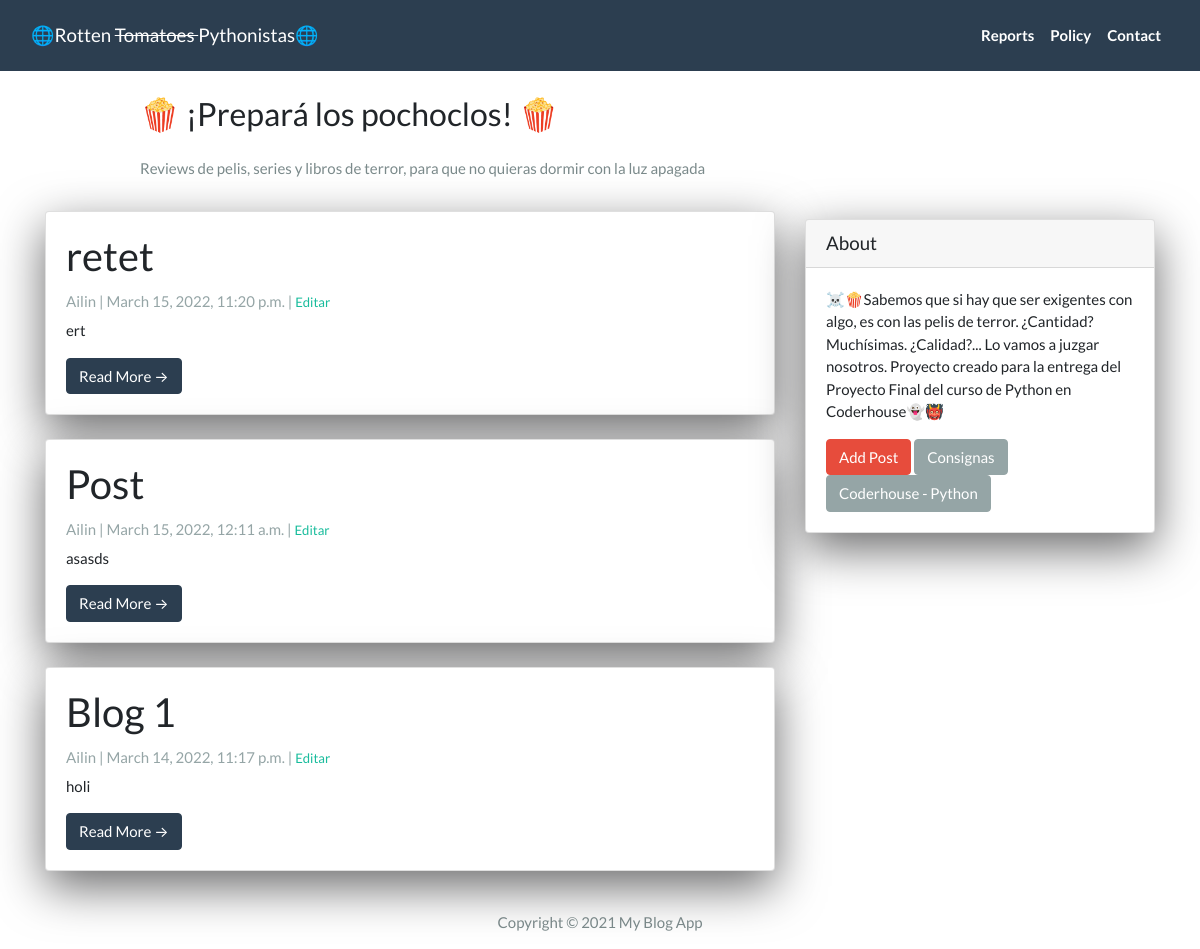
Before: / with the older database file.
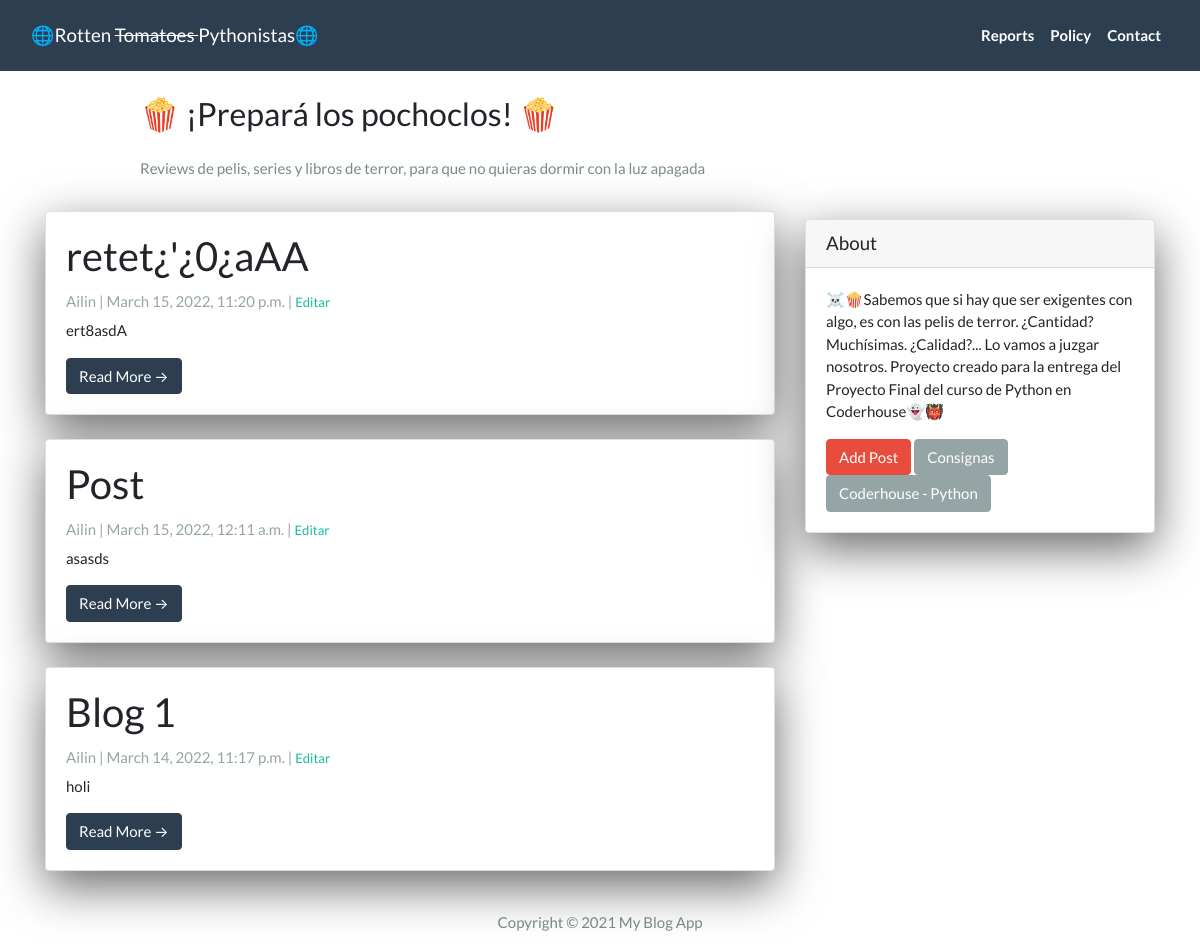
After: the same page with the newer database file.
### App/models.py (models this page shows, shortened)
class Post(models.Model):
  title = models.CharField(max_length = 200, unique = True)
  slug = models.SlugField(max_length = 200, unique = True)
  author = models.ForeignKey(User, on_delete = models.CASCADE, related_name='blog_posts') #para que si se elimina un autor, elimine todos los posts del autor
  created_on = models.DateTimeField(auto_now_add = True) #día actual
  updated_on = models.DateTimeField(auto_now = True) #el día que se modificó
  content = models.TextField()
  status = models.IntegerField(choices = STATUS, default = 0)
  class Meta:
    ordering = ['-created_on']

### App/views.py (the view)
# urls.py: path('', views.PostList.as_view(), name='home'),
class PostList(generic.ListView):
  queryset = Post.objects.filter(status=1).order_by('-created_on')
  template_name = 'index.html' #para que solo los posts en estado "publicado" cean

### App/templates/index.html (shortened to what this page needs)
{% extends "base.html" %}
{% block content %}
<header class="masthead">
  <div class="container">
    <div class="row">
      <div class=" col-md-8 col-md-10 mx-auto">
        <div class="site-heading">
          <h3 class=" site-heading my-4 mt-3 text-black"> 🍿 ¡Prepará los pochoclos! 🍿 </h3>
          <p class="text-dark">Reviews de pelis, series y libros de terror, para que no quieras dormir con la luz apagada </p>
        </div>
      </div>
    </div>
  </div>
</header>
<div class="container">
  <div class="row">
    <div class="col-md-8 mt-3 left">
      {% for post in post_list %}
      <div class="card mb-4">
        <div class="card-body">
          <h2 class="card-title">{{ post.title }}</h2>
          <p class="card-text text-muted h6">{{ post.author }} | {{ post.created_on}} | <small> <a href="{% url 'update_post' post.slug  %}"> Editar </a> </small> </p>
          <p class="card-text">{{post.content|slice:":200"}}</p>
          <a href="{% url 'post_detail' post.slug  %}" class="btn btn-primary">Read More &rarr;</a>
        </div>
      </div>
      {% endfor %}
    </div>
    {% block sidebar %}
    {% include 'sidebar.html' %}
    {% endblock sidebar %}
  </div>
</div>
{%endblock%}

Changed rows visible on the page:
changed Post: title "retet" → "retet¿'¿0¿aAA"; content "ert" → "ert8asdA"
